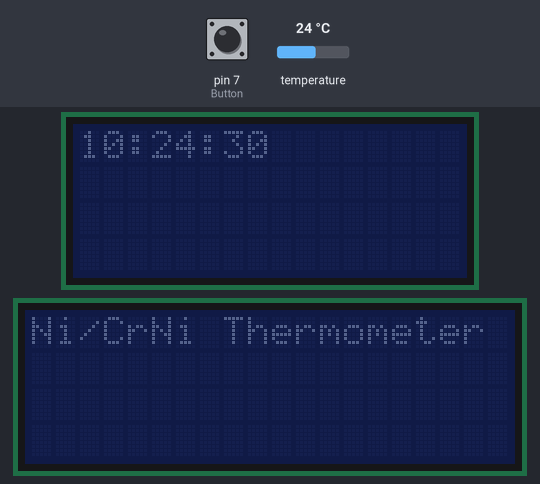
Recording of a sketch running on a simulated Arduino Uno, built with avr-gcc and run on an emulated ATmega328P. Shown: 16×4 character LCD, 20×4 character LCD. The test bench sets the inputs (shaded band); at power-on: pin 7 (Button) LOW, temperature 24 °C. The local clock reads 2024-03-15 10:24:30 at power-on unless the sketch sets it.

Above: at 5.2 s.
At 6.3 s:
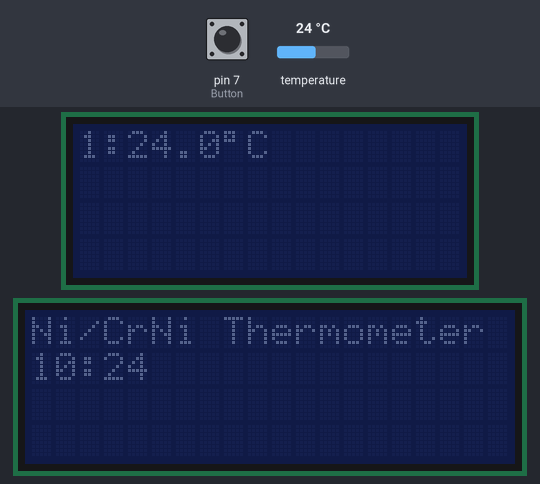
6.4 s: pin 7 (Button) pulled HIGH for 0.95 s
At 7.2 s:
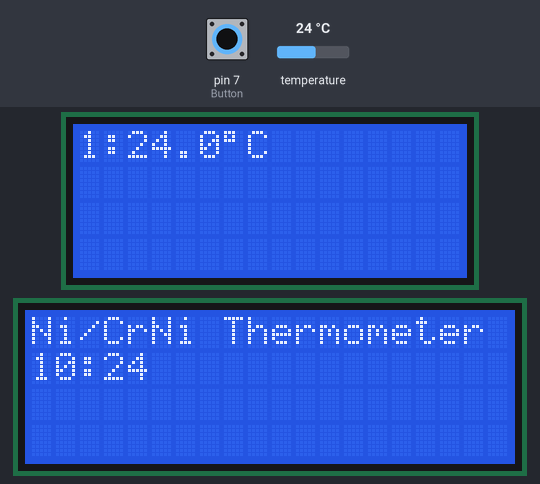
8.9 s: temperature set to 12 °C
At 10.1 s:
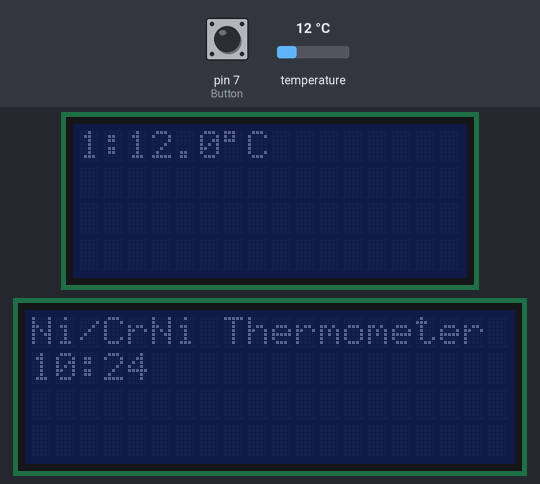
10.4 s: temperature set to 19 °C
12.0 s: pin 7 (Button) pulled HIGH for 0.95 s
At 13.0 s:
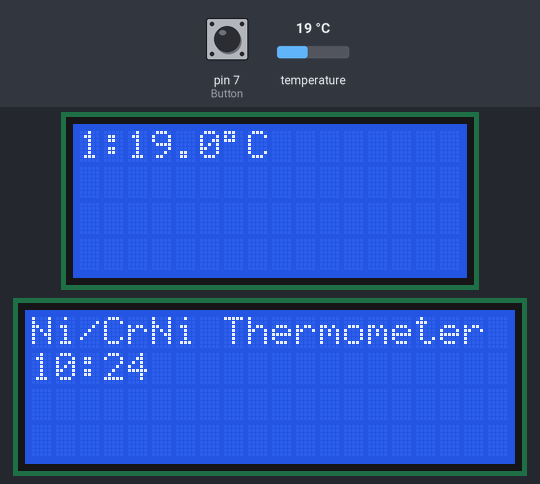
15.1 s: pin 7 (Button) pulled HIGH for 3.2 s
20.4 s: temperature set to 28 °C
At 21.5 s:
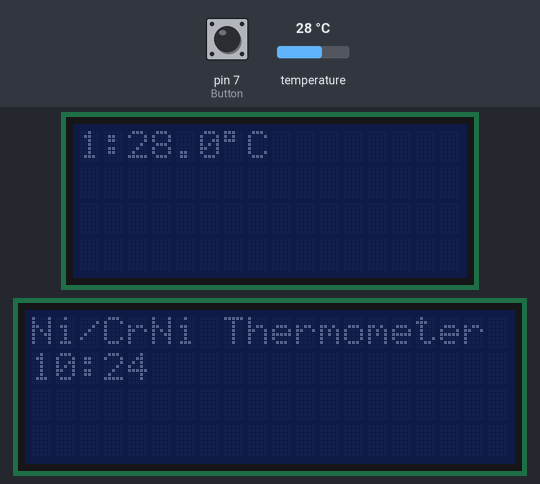
Timing chart, 0 to 23.4 s (numbered marks = the images above; inputs shaded):
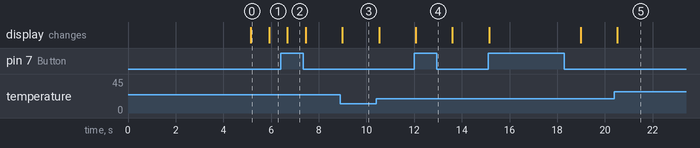

The sketch:

nicrni-thermometer.ino
```cpp
/*  basiert auf einem sketch von adafruit und mehreren examples
Display ist ueber i2c backpack angeschlossen
  The circuit:
 * 5V to Arduino 5V pin
 * GND to Arduino GND pin
 * CLK to Analog #5
 * DAT to Analog #4
 */

// Date and time functions using a DS1307 RTC connected via I2C and Wire lib
#include <Wire.h>
#include "RTClib.h"

#include <OneWire.h>
#include <DallasTemperature.h>

// include the library code:
#include "Wire.h"
#include "LiquidCrystal.h"

// these constants won't change.  But you can change the size of
// your LCD using them:
const int numRows = 4;
const int numCols = 16;
const int Button = 7;  //input pin fuer schalter lcd backlight
int val = 0; //variable status input pin

// Data wire is plugged into port 2 on the Arduino
#define ONE_WIRE_BUS 2
// das hier habe ich so gelassen
#define TEMPERATURE_PRECISION 9

// Setup a oneWire instance to communicate with any OneWire devices (not just Maxim/Dallas temperature ICs)
OneWire oneWire(ONE_WIRE_BUS);

// Pass our oneWire reference to Dallas Temperature.
DallasTemperature sensors(&oneWire);
DeviceAddress addr;

// Connect via i2c, default address #0 (A0-A2 not jumpered)
LiquidCrystal lcd(0);
LiquidCrystal lcd1(1);

// Define the RTC
RTC_DS1307 rtc;

void setup(void)
{
  // set up the LCD's number of rows and columns:
  lcd.begin(numCols, numRows);
  lcd1.begin(20, 4);
  lcd.setBacklight(HIGH);      // Turn on the backlight
  lcd1.setBacklight(HIGH);
  // Start up the library
  sensors.begin();
  rtc.begin();
  // zeigt beim Start kurz die Uhrzeit an
  DateTime now = rtc.now();
  lcd.print(now.hour(), DEC);
  lcd.print(':');
  lcd.print(now.minute(), DEC);
  lcd.print(':');
  lcd.print(now.second(), DEC);
  lcd1.print(F("Ni/CrNi Thermometer"));
  delay(5000);
  //lcd1.setBacklight(LOW);
  lcd.setBacklight(LOW);
  lcd1.setBacklight(LOW);     // Turn off the backlight
  pinMode(Button, INPUT); // modus=eingang
}

void loop(void)
{
  // call sensors.requestTemperatures() to issue a global temperature
  // request to all devices on the bus
  sensors.requestTemperatures(); // Send the command to get temperatures
  // schreibe die Temperaturen aufs display
  for (uint8_t s = 0; s < sensors.getDeviceCount(); s++) {
    if (s < 2) {
      lcd.setCursor(0, s);  // first 2 linesof 16x4 display
    }
    else {
      lcd.setCursor(-4, s); // lines 3 and 4 of 16x4 display
    }
    lcd.print(s + 1); lcd.print(":");
    lcd.print(sensors.getTempCByIndex(s), 1);
    lcd.print(char(223)); lcd.print("C ");
  }
  // zeigt auf Display 2 die Uhrzeit an
  DateTime now = rtc.now();
  lcd1.setCursor(0, 1);
  lcd1.print(now.hour(), DEC);
  lcd1.print(':');
  lcd1.print(now.minute(), DEC);
  lcd1.print("  ");
  //lcd1.print(':');
  //lcd1.print(now.second(), DEC);

  val = digitalRead(Button); //lies input und speichere
  //check input is HIGH-backlight ein
  if (val == HIGH) {
    lcd.setBacklight(HIGH);      // Turn on the backlight
    lcd1.setBacklight(HIGH);
  } else {
    lcd.setBacklight(LOW);
    lcd1.setBacklight(LOW);
  }
}
```

Measured:
- after the input at 6.4 s, the display: changes after 0.28 s (image 2)
- after the input at 8.9 s, the display: changes after 0.09 s (image 3)
- after the input at 12.0 s, the display: changes after 0.06 s (image 4)
- after the input at 20.4 s, the display: changes after 0.12 s (image 5)
- what the display in image 0 shows lasts 0.8 s, from 5.1 s to 5.9 s
